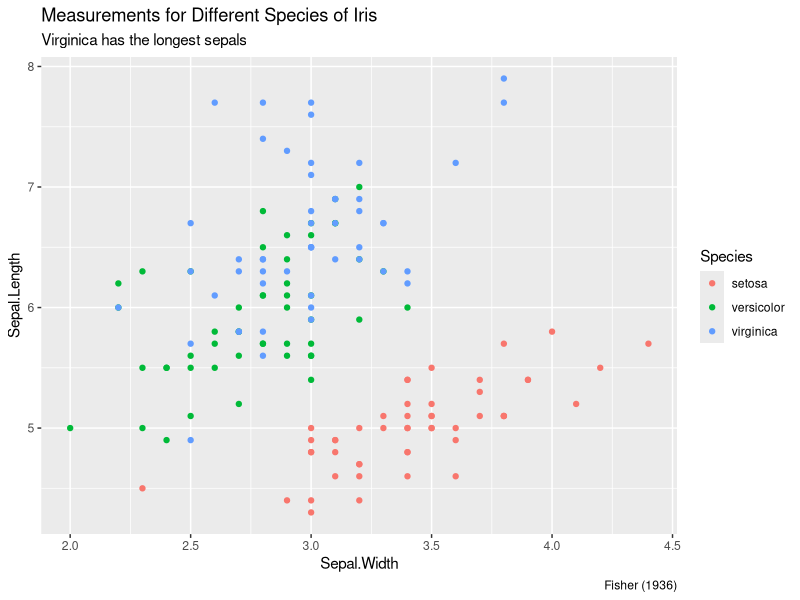

Write R code to recreate this figure.
## ---- chunk 1
library(tidyverse)
knitr::opts_chunk$set(echo = TRUE)
## ---- chunk 2
ggplot(data=iris,
       mapping=aes(x=Sepal.Width,
                   y=Sepal.Length,
                   color=Species)) + 
        geom_point() + 
        labs(title = "Measurements for Different Species of Iris",
             subtitle = "Virginica has the longest sepals",
             x= "Sepal.Width",
             y= "Sepal.Length",
             caption = "Fisher (1936)")
## ---- chunk 3
x<-1234567890
